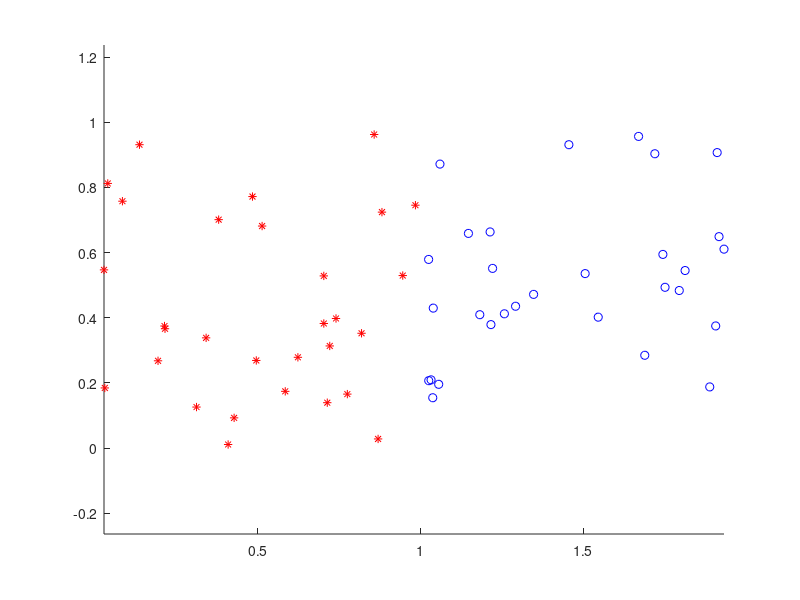
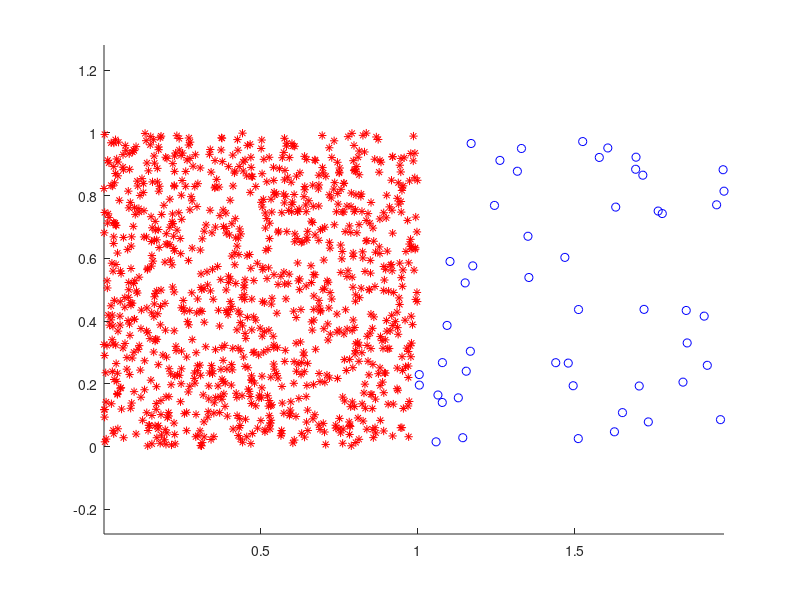

Recreate these plots in MATLAB, in order. (Note: this script raises an error after producing the figures.)
# Setup training data
n1 = 30;
n2 = 30;
train_data_class1 = rand(n1,2);
train_data_class2 = rand(n2,2) + ones(n2,2)*[1 0; 0 0];
train_data  = [train_data_class1 ; train_data_class2];
train_label(1:n1) = 1;
train_label(n1+1:n1+n2) = 2;

# Setup testing data
n3 = 1000;
n4 = 50;
test_data_class1 = rand(n3,2);
test_data_class2 = rand(n4,2) + ones(n4,2)*[1 0; 0 0];
test_data  = [test_data_class1 ; test_data_class2];
test_label(1:n3) = 1;
test_label(n3+1:n3+n4) = 2;

# Plot train data
figure(1); clf; hold all; axis equal;
plot(train_data(1:n1,1), train_data(1:n1,2), 'r*');
plot(train_data(n1+1:n1+n2,1), train_data(n1+1:n1+n2,2), 'bo');

# Plot test data
figure(2); clf; hold all; axis equal;
plot(test_data(1:n3,1), test_data(1:n3,2), 'r*');
plot(test_data(n3+1:n3+n4,1), test_data(n3+1:n3+n4,2), 'bo');

# Classify training data for different k-values with knnClassify.
# and calculate the test errors for these values.
k_values = [1, 3, 5, 7, 10, 15, 20];
for k = 1:length(k_values)
	pred_train = knnClassify(train_data, train_label, train_data, k);
	errTrain(k) = loss01(pred_train, train_label);
	pred_test = knnClassify(train_data, train_label, test_data, k);
	errTest(k) = loss01(pred_test, test_label);
end

# Plot training data and test errors.
figure(3); clf; hold all;
plot(k_values, errTrain, 'r*:');
plot(k_values, errTest, 'b.-');

# Plot pred_test for the k = 1
pred_test_k_1 = knnClassify(train_data, train_label, test_data, 1);
figure(4); clf; hold all; axis equal;
pred_class1 = find(pred_test_k_1==1);
pred_class2 = find(pred_test_k_1==2);
plot(test_data(pred_class1,1),test_data(pred_class1,2),'r*');
plot(test_data(pred_class2,1),test_data(pred_class2,2),'bo');
plot([1 1],[0 1],'k');